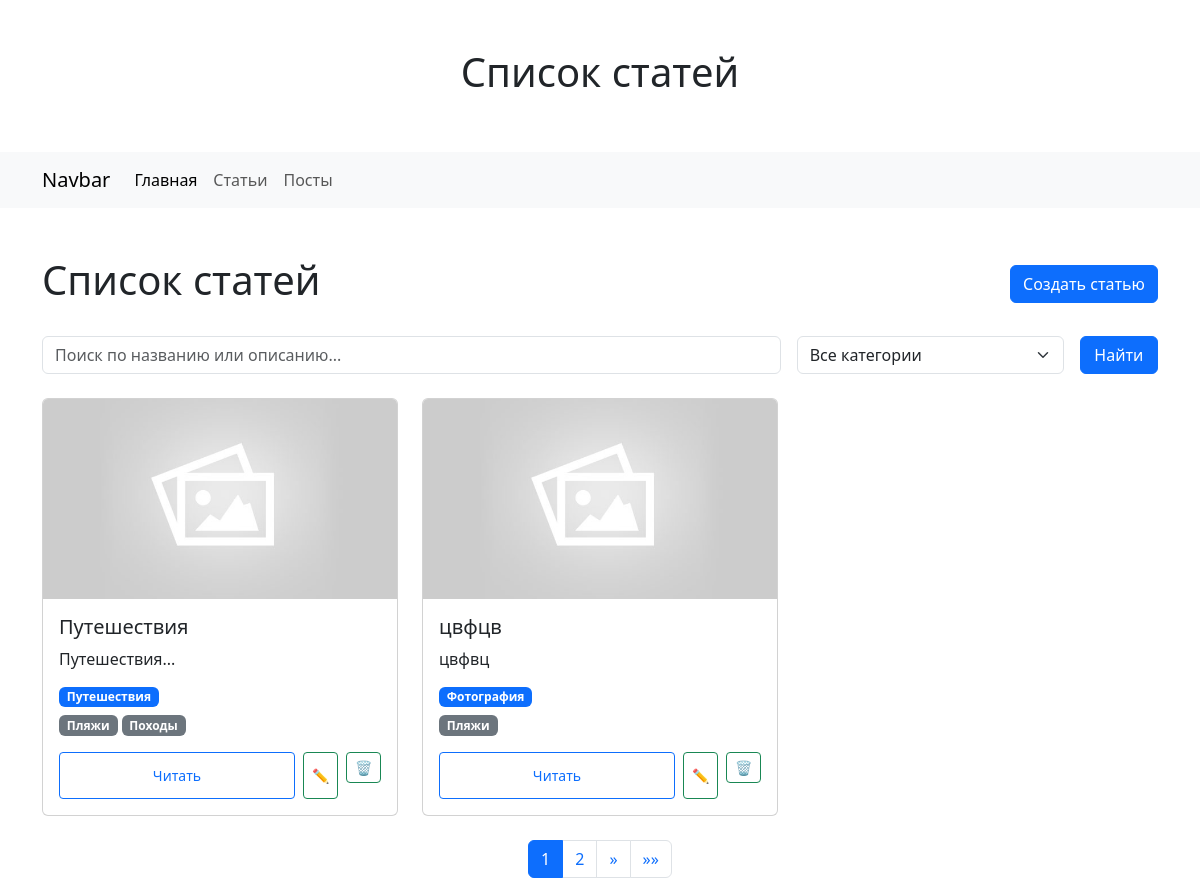
The app's page /articles/tag/plyazhi/ with its own data.
### articles/models.py (models this page shows, shortened)
class Article(models.Model):
    id = models.AutoField(primary_key=True, verbose_name="ID")
    name = models.CharField(max_length=255, verbose_name="Название статьи")
    content = CKEditor5Field(verbose_name='Описание', config_name='extends')
    excerpt = models.TextField(verbose_name='Отрывок', blank=True)
    featured_image = models.ImageField(
        blank=True, default="default.jpg", upload_to="images/", verbose_name="Изображение"
    )
    slug = models.SlugField(unique=True, verbose_name="Слаг статьи")
    tags = models.ManyToManyField(Tag, verbose_name="Теги")
    category = models.ForeignKey(
        Category, on_delete=models.SET_NULL, null=True, verbose_name="Категория"
    )

class Category(models.Model):
    id = models.AutoField(primary_key=True, verbose_name="ID")
    name = models.CharField(max_length=255, verbose_name="Название категории")
    slug = models.SlugField(unique=True, verbose_name="Слаг категории")

class Tag(models.Model):
    id = models.AutoField(primary_key=True, verbose_name="ID")
    name = models.CharField(max_length=255, verbose_name="Название тега")
    slug = models.SlugField(unique=True, verbose_name="Слаг тега")

### articles/views.py (the view)
# urls.py: path('tag/<slug:tag_slug>/', views.articles_by_tag, name="article.tag"),
def articles_by_tag(request, tag_slug):
    tag = get_object_or_404(Tag, slug=tag_slug)
    articles = Article.objects.filter(tags=tag)
    return paginate_articles(request, articles, additional_context={"tag": tag})

### articles/views.py (called while the page is built)
def paginate_articles(request, articles_queryset, per_page=2, additional_context=None):
    paginator = Paginator(articles_queryset, per_page)
    page_number = request.GET.get('page')
    page_obj = paginator.get_page(page_number)
    context = {
        "articles": page_obj,
        "page_obj": page_obj,
        "categories": Category.objects.all(),
        "current_q": request.GET.get('q', ''),
        "current_category": request.GET.get('category', ''),
    }
    if additional_context:
        context.update(additional_context)
    return render(request, 'articles/index.html', context)

### articles/templates/articles/index.html (shortened to what this page needs)
{% extends "base.html" %}
{% load static %}
{% block header %}Список статей{% endblock header %}
{% block content %}
<div class="d-flex justify-content-between align-items-center mb-4">
    <h1>Список статей</h1>
    <a href="{% url 'article.create' %}" class="btn btn-primary">Создать статью</a>
</div>
{% include "includes/search_form.html" %}
<div class="row row-cols-1 row-cols-md-2 row-cols-lg-3 g-4">
    {% for article in articles %}
    <div class="col">
        {% include "includes/article_card.html" %}
    </div>
    {% empty %}
    <div class="col-12">
        <div class="alert alert-info">Статьи не найдены</div>
    </div>
    {% endfor %}
</div>
{% include "includes/pag.html" %}
{% endblock content %}

### articles/templates/includes/article_card.html (shortened to what this page needs)
<div class="card h-100">
    {% if article.featured_image %}
    <img src="{{ article.featured_image.url }}" class="card-img-top" alt="{{ article.name }}" style="height: 200px; object-fit: cover;">
    {% endif %}
    <div class="card-body d-flex flex-column">
        <h5 class="card-title">{{ article.name }}</h5>
        {% if article.excerpt %}
        <p class="card-text">{{ article.excerpt|safe|truncatechars:100 }}</p>
        {% endif %}
        <div class="mt-auto">
            {% if article.category %}
            <a href="{% url 'article.category' article.category.slug %}"
               class="badge bg-primary text-decoration-none mb-2">
                {{ article.category.name }}
            </a>
            {% endif %}
            <div class="d-flex flex-wrap gap-1 mb-3">
                {% for tag in article.tags.all %}
                <a href="{% url 'article.tag' tag.slug %}"
                   class="badge bg-secondary text-decoration-none">
                    {{ tag.name }}
                </a>
                {% endfor %}
            </div>
            <div class="d-flex gap-2 align-items-stretch">
                {% if article.slug %}
                <a href="{% url 'article.detail' article.slug %}"
                   class="btn btn-sm btn-outline-primary d-flex align-items-center justify-content-center flex-grow-1">
                    Читать
                </a>
                {% endif %}
                <a href="{% url 'article.update' article.id %}"
                   class="btn btn-sm btn-outline-success d-flex align-items-center justify-content-center">
                    ✏️
                </a>
                <form method="POST" action="{% url 'article.delete' article.id %}" class="d-flex">
                    <button type="submit" class="btn btn-sm btn-outline-success d-flex align-items-center justify-content-center">
                        🗑️
                    </button>
                </form>
            </div>
        </div>
    </div>
</div>

### records on screen
Article: featured_image (placeholder picture), name "Путешествия", excerpt "Путешествия...", category.name "Путешествия", slug "Читать"
Tag: name "Пляжи"
Tag: name "Походы"
Article: featured_image (placeholder picture), name "цвфцв", excerpt "цвфвц", category.name "Фотография", slug "Читать"

### other values on screen
{{ num }} "1"
{{ num }} "2"
